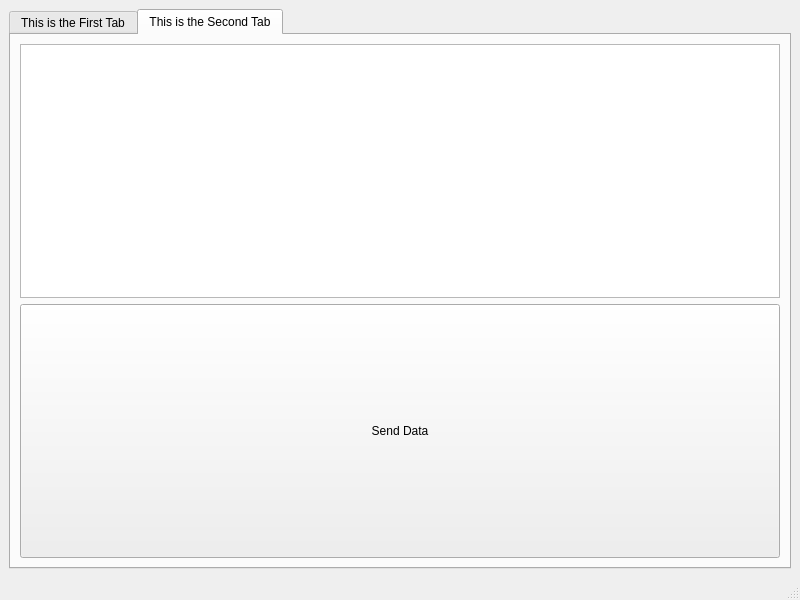
<?xml version="1.0" encoding="UTF-8"?>
<ui version="4.0">
 <class>MainWindow</class>
 <widget class="QMainWindow" name="MainWindow">
  <property name="geometry">
   <rect>
    <x>0</x>
    <y>0</y>
    <width>800</width>
    <height>600</height>
   </rect>
  </property>
  <property name="windowTitle">
   <string>MainWindow</string>
  </property>
  <widget class="QWidget" name="centralwidget">
   <layout class="QGridLayout" name="gridLayout">
    <item row="0" column="0">
     <widget class="QTabWidget" name="wholetabwidget">
      <property name="currentIndex">
       <number>1</number>
      </property>
      <widget class="QWidget" name="tab">
       <attribute name="title">
        <string>This is the First Tab</string>
       </attribute>
       <layout class="QVBoxLayout" name="verticalLayout_4">
        <item>
         <layout class="QVBoxLayout" name="verticalLayout_3">
          <item>
           <widget class="QTextEdit" name="firsttabtextedit">
            <property name="sizePolicy">
             <sizepolicy hsizetype="Preferred" vsizetype="Preferred">
              <horstretch>0</horstretch>
              <verstretch>0</verstretch>
             </sizepolicy>
            </property>
           </widget>
          </item>
          <item>
           <widget class="QPushButton" name="firsttabbutton">
            <property name="sizePolicy">
             <sizepolicy hsizetype="Preferred" vsizetype="Preferred">
              <horstretch>0</horstretch>
              <verstretch>0</verstretch>
             </sizepolicy>
            </property>
            <property name="text">
             <string>Send Data</string>
            </property>
           </widget>
          </item>
         </layout>
        </item>
       </layout>
      </widget>
      <widget class="QWidget" name="tab_2">
       <attribute name="title">
        <string>This is the Second Tab</string>
       </attribute>
       <layout class="QVBoxLayout" name="verticalLayout_2">
        <item>
         <layout class="QVBoxLayout" name="verticalLayout">
          <item>
           <widget class="QTextEdit" name="secondtabtextedit">
            <property name="sizePolicy">
             <sizepolicy hsizetype="Preferred" vsizetype="Preferred">
              <horstretch>0</horstretch>
              <verstretch>0</verstretch>
             </sizepolicy>
            </property>
           </widget>
          </item>
          <item>
           <widget class="QPushButton" name="secondtabbutton">
            <property name="sizePolicy">
             <sizepolicy hsizetype="Preferred" vsizetype="Preferred">
              <horstretch>0</horstretch>
              <verstretch>0</verstretch>
             </sizepolicy>
            </property>
            <property name="text">
             <string>Send Data</string>
            </property>
           </widget>
          </item>
         </layout>
        </item>
       </layout>
      </widget>
     </widget>
    </item>
   </layout>
  </widget>
  <widget class="QMenuBar" name="menubar">
   <property name="geometry">
    <rect>
     <x>0</x>
     <y>0</y>
     <width>800</width>
     <height>22</height>
    </rect>
   </property>
  </widget>
  <widget class="QStatusBar" name="statusbar"/>
 </widget>
 <resources/>
 <connections/>
</ui>
